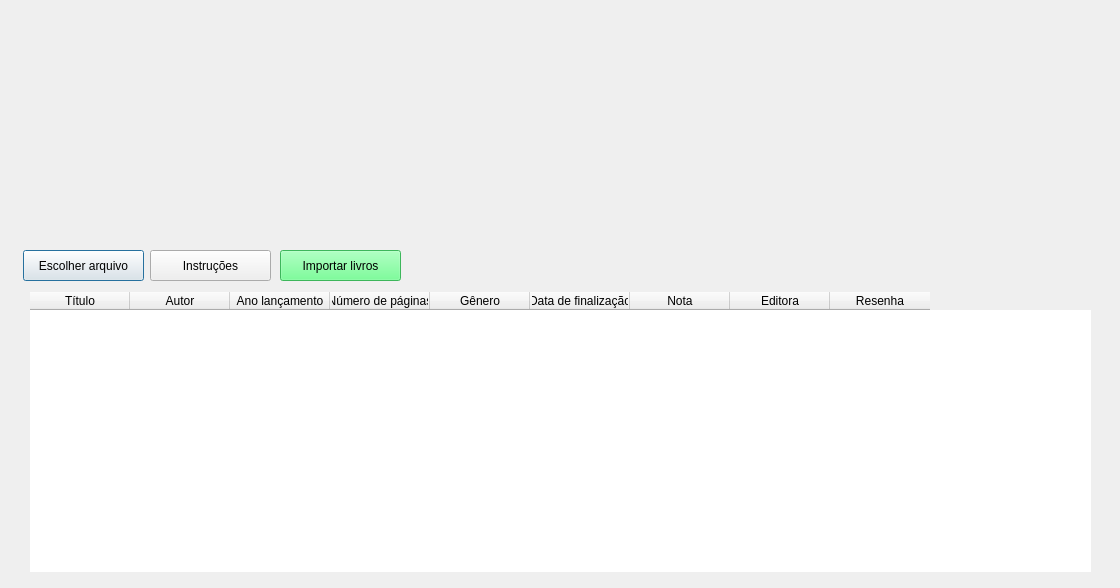
<?xml version="1.0" encoding="UTF-8"?>
<ui version="4.0">
 <class>Dialog</class>
 <widget class="QDialog" name="Dialog">
  <property name="geometry">
   <rect>
    <x>0</x>
    <y>0</y>
    <width>1120</width>
    <height>588</height>
   </rect>
  </property>
  <property name="minimumSize">
   <size>
    <width>1120</width>
    <height>588</height>
   </size>
  </property>
  <property name="maximumSize">
   <size>
    <width>1120</width>
    <height>588</height>
   </size>
  </property>
  <property name="windowTitle">
   <string>Importar livros</string>
  </property>
  <widget class="QPushButton" name="pushButton_escolher_arquivo">
   <property name="geometry">
    <rect>
     <x>23</x>
     <y>250</y>
     <width>121</width>
     <height>31</height>
    </rect>
   </property>
   <property name="text">
    <string>Escolher arquivo</string>
   </property>
  </widget>
  <widget class="QLabel" name="label">
   <property name="geometry">
    <rect>
     <x>0</x>
     <y>0</y>
     <width>1131</width>
     <height>591</height>
    </rect>
   </property>
   <property name="text">
    <string/>
   </property>
   <property name="pixmap">
    <pixmap>../design/adicionar_livro_arquivo.png</pixmap>
   </property>
  </widget>
  <widget class="QTableWidget" name="tableWidget">
   <property name="geometry">
    <rect>
     <x>30</x>
     <y>292</y>
     <width>1061</width>
     <height>280</height>
    </rect>
   </property>
   <property name="frameShape">
    <enum>QFrame::NoFrame</enum>
   </property>
   <property name="frameShadow">
    <enum>QFrame::Plain</enum>
   </property>
   <property name="editTriggers">
    <set>QAbstractItemView::NoEditTriggers</set>
   </property>
   <property name="showGrid">
    <bool>false</bool>
   </property>
   <property name="cornerButtonEnabled">
    <bool>true</bool>
   </property>
   <attribute name="horizontalHeaderVisible">
    <bool>true</bool>
   </attribute>
   <attribute name="horizontalHeaderHighlightSections">
    <bool>true</bool>
   </attribute>
   <attribute name="horizontalHeaderStretchLastSection">
    <bool>false</bool>
   </attribute>
   <attribute name="verticalHeaderVisible">
    <bool>false</bool>
   </attribute>
   <column>
    <property name="text">
     <string>Título</string>
    </property>
   </column>
   <column>
    <property name="text">
     <string>Autor</string>
    </property>
   </column>
   <column>
    <property name="text">
     <string>Ano lançamento</string>
    </property>
   </column>
   <column>
    <property name="text">
     <string>Número de páginas</string>
    </property>
   </column>
   <column>
    <property name="text">
     <string>Gênero</string>
    </property>
   </column>
   <column>
    <property name="text">
     <string>Data de finalização</string>
    </property>
   </column>
   <column>
    <property name="text">
     <string>Nota</string>
    </property>
   </column>
   <column>
    <property name="text">
     <string>Editora</string>
    </property>
   </column>
   <column>
    <property name="text">
     <string>Resenha</string>
    </property>
   </column>
  </widget>
  <widget class="QPushButton" name="pushButton_escolher_instrucao">
   <property name="geometry">
    <rect>
     <x>150</x>
     <y>250</y>
     <width>121</width>
     <height>31</height>
    </rect>
   </property>
   <property name="text">
    <string>Instruções</string>
   </property>
  </widget>
  <widget class="QPushButton" name="pushButton_importar">
   <property name="geometry">
    <rect>
     <x>280</x>
     <y>250</y>
     <width>121</width>
     <height>31</height>
    </rect>
   </property>
   <property name="styleSheet">
    <string notr="true">background-color: rgb(85, 255, 127);</string>
   </property>
   <property name="text">
    <string>Importar livros</string>
   </property>
  </widget>
  <zorder>label</zorder>
  <zorder>tableWidget</zorder>
  <zorder>pushButton_escolher_arquivo</zorder>
  <zorder>pushButton_escolher_instrucao</zorder>
  <zorder>pushButton_importar</zorder>
 </widget>
 <resources/>
 <connections/>
</ui>
